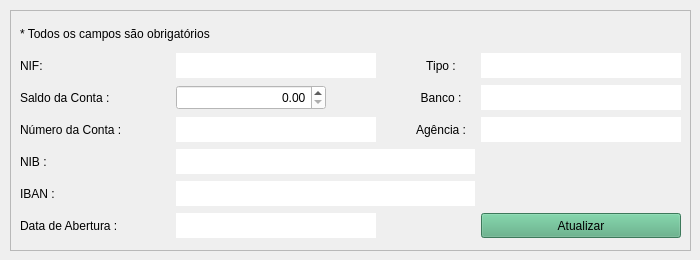
         <widget class="QWidget" name="tab_editarConta">
          <attribute name="title">
           <string>Editar Conta</string>
          </attribute>
          <widget class="QFrame" name="frame_editarConta">
           <property name="geometry">
            <rect>
             <x>10</x>
             <y>10</y>
             <width>681</width>
             <height>241</height>
            </rect>
           </property>
           <property name="frameShape">
            <enum>QFrame::StyledPanel</enum>
           </property>
           <property name="frameShadow">
            <enum>QFrame::Raised</enum>
           </property>
           <layout class="QGridLayout" name="gridLayout_3">
            <item row="5" column="0">
             <widget class="QLabel" name="label_titEditarNibConta">
              <property name="minimumSize">
               <size>
                <width>150</width>
                <height>25</height>
               </size>
              </property>
              <property name="maximumSize">
               <size>
                <width>150</width>
                <height>25</height>
               </size>
              </property>
              <property name="styleSheet">
               <string notr="true">font: 12pt &quot;Segoe UI&quot;;</string>
              </property>
              <property name="text">
               <string>NIB :</string>
              </property>
              <property name="alignment">
               <set>Qt::AlignJustify|Qt::AlignVCenter</set>
              </property>
             </widget>
            </item>
            <item row="0" column="0" colspan="2">
             <widget class="QLabel" name="label_4">
              <property name="minimumSize">
               <size>
                <width>0</width>
                <height>25</height>
               </size>
              </property>
              <property name="maximumSize">
               <size>
                <width>16777215</width>
                <height>25</height>
               </size>
              </property>
              <property name="text">
               <string>* Todos os campos são obrigatórios</string>
              </property>
             </widget>
            </item>
            <item row="2" column="0">
             <widget class="QLabel" name="label_titEditarNifConta">
              <property name="minimumSize">
               <size>
                <width>150</width>
                <height>25</height>
               </size>
              </property>
              <property name="maximumSize">
               <size>
                <width>150</width>
                <height>25</height>
               </size>
              </property>
              <property name="styleSheet">
               <string notr="true">font: 12pt &quot;Segoe UI&quot;;</string>
              </property>
              <property name="text">
               <string>NIF:</string>
              </property>
              <property name="alignment">
               <set>Qt::AlignJustify|Qt::AlignVCenter</set>
              </property>
             </widget>
            </item>
            <item row="7" column="0">
             <widget class="QLabel" name="label_titEditarDataAberturaConta">
              <property name="minimumSize">
               <size>
                <width>150</width>
                <height>25</height>
               </size>
              </property>
              <property name="maximumSize">
               <size>
                <width>150</width>
                <height>25</height>
               </size>
              </property>
              <property name="styleSheet">
               <string notr="true">font: 12pt &quot;Segoe UI&quot;;</string>
              </property>
              <property name="text">
               <string>Data de Abertura :</string>
              </property>
              <property name="alignment">
               <set>Qt::AlignJustify|Qt::AlignVCenter</set>
              </property>
             </widget>
            </item>
            <item row="6" column="0">
             <widget class="QLabel" name="label_titEditarIbanConta">
              <property name="minimumSize">
               <size>
                <width>150</width>
                <height>25</height>
               </size>
              </property>
              <property name="maximumSize">
               <size>
                <width>150</width>
                <height>25</height>
               </size>
              </property>
              <property name="styleSheet">
               <string notr="true">font: 12pt &quot;Segoe UI&quot;;</string>
              </property>
              <property name="text">
               <string>IBAN :</string>
              </property>
              <property name="alignment">
               <set>Qt::AlignJustify|Qt::AlignVCenter</set>
              </property>
             </widget>
            </item>
            <item row="3" column="0">
             <widget class="QLabel" name="label_titEditarSaldoConta">
              <property name="minimumSize">
               <size>
                <width>150</width>
                <height>25</height>
               </size>
              </property>
              <property name="maximumSize">
               <size>
                <width>150</width>
                <height>25</height>
               </size>
              </property>
              <property name="styleSheet">
               <string notr="true">font: 12pt &quot;Segoe UI&quot;;</string>
              </property>
              <property name="text">
               <string>Saldo da Conta :</string>
              </property>
              <property name="alignment">
               <set>Qt::AlignJustify|Qt::AlignVCenter</set>
              </property>
             </widget>
            </item>
            <item row="4" column="0">
             <widget class="QLabel" name="label_titEditarNumConta">
              <property name="minimumSize">
               <size>
                <width>150</width>
                <height>25</height>
               </size>
              </property>
              <property name="maximumSize">
               <size>
                <width>150</width>
                <height>25</height>
               </size>
              </property>
              <property name="styleSheet">
               <string notr="true">font: 12pt &quot;Segoe UI&quot;;</string>
              </property>
              <property name="text">
               <string>Número da Conta :</string>
              </property>
              <property name="alignment">
               <set>Qt::AlignJustify|Qt::AlignVCenter</set>
              </property>
             </widget>
            </item>
            <item row="7" column="1" colspan="2">
             <widget class="QLabel" name="label_editarDataAberturaConta">
              <property name="minimumSize">
               <size>
                <width>200</width>
                <height>25</height>
               </size>
              </property>
              <property name="maximumSize">
               <size>
                <width>200</width>
                <height>25</height>
               </size>
              </property>
              <property name="styleSheet">
               <string notr="true">background-color: rgb(255, 255, 255);
font: 12pt &quot;Segoe UI&quot;;</string>
              </property>
              <property name="text">
               <string/>
              </property>
             </widget>
            </item>
            <item row="7" column="4">
             <widget class="QPushButton" name="pushButton_atualizarConta">
              <property name="enabled">
               <bool>true</bool>
              </property>
              <property name="minimumSize">
               <size>
                <width>200</width>
                <height>25</height>
               </size>
              </property>
              <property name="maximumSize">
               <size>
                <width>200</width>
                <height>25</height>
               </size>
              </property>
              <property name="autoFillBackground">
               <bool>false</bool>
              </property>
              <property name="styleSheet">
               <string notr="true">background-color: rgb(85, 170, 127);
font: 12pt &quot;Segoe UI&quot;;</string>
              </property>
              <property name="text">
               <string>Atualizar</string>
              </property>
             </widget>
            </item>
            <item row="4" column="1" colspan="2">
             <widget class="QLabel" name="label_editarNumConta">
              <property name="minimumSize">
               <size>
                <width>200</width>
                <height>25</height>
               </size>
              </property>
              <property name="maximumSize">
               <size>
                <width>200</width>
                <height>25</height>
               </size>
              </property>
              <property name="styleSheet">
               <string notr="true">background-color: rgb(255, 255, 255);
font: 12pt &quot;Segoe UI&quot;;</string>
              </property>
              <property name="text">
               <string/>
              </property>
              <property name="alignment">
               <set>Qt::AlignCenter</set>
              </property>
             </widget>
            </item>
            <item row="5" column="1" colspan="3">
             <widget class="QLabel" name="label_editarNibConta">
              <property name="minimumSize">
               <size>
                <width>0</width>
                <height>25</height>
               </size>
              </property>
              <property name="maximumSize">
               <size>
                <width>16777215</width>
                <height>25</height>
               </size>
              </property>
              <property name="styleSheet">
               <string notr="true">background-color: rgb(255, 255, 255);
font: 12pt &quot;Segoe UI&quot;;</string>
              </property>
              <property name="text">
               <string/>
              </property>
             </widget>
            </item>
            <item row="6" column="1" colspan="3">
             <widget class="QLabel" name="label_editarIbanConta">
              <property name="minimumSize">
               <size>
                <width>0</width>
                <height>25</height>
               </size>
              </property>
              <property name="maximumSize">
               <size>
                <width>16777215</width>
                <height>25</height>
               </size>
              </property>
              <property name="styleSheet">
               <string notr="true">background-color: rgb(255, 255, 255);
font: 12pt &quot;Segoe UI&quot;;</string>
              </property>
              <property name="text">
               <string/>
              </property>
             </widget>
            </item>
            <item row="2" column="1" colspan="2">
             <widget class="QLabel" name="label_editarNifConta">
              <property name="minimumSize">
               <size>
                <width>200</width>
                <height>25</height>
               </size>
              </property>
              <property name="maximumSize">
               <size>
                <width>200</width>
                <height>25</height>
               </size>
              </property>
              <property name="styleSheet">
               <string notr="true">background-color: rgb(255, 255, 255);
font: 12pt &quot;Segoe UI&quot;;</string>
              </property>
              <property name="text">
               <string/>
              </property>
             </widget>
            </item>
            <item row="4" column="3">
             <widget class="QLabel" name="label_titEditarAgencia">
              <property name="minimumSize">
               <size>
                <width>0</width>
                <height>25</height>
               </size>
              </property>
              <property name="maximumSize">
               <size>
                <width>16777215</width>
                <height>25</height>
               </size>
              </property>
              <property name="styleSheet">
               <string notr="true">font: 12pt &quot;Segoe UI&quot;;</string>
              </property>
              <property name="text">
               <string>Agência :</string>
              </property>
              <property name="alignment">
               <set>Qt::AlignCenter</set>
              </property>
             </widget>
            </item>
            <item row="3" column="3">
             <widget class="QLabel" name="label_titEditarBancoConta">
              <property name="minimumSize">
               <size>
                <width>0</width>
                <height>25</height>
               </size>
              </property>
              <property name="maximumSize">
               <size>
                <width>16777215</width>
                <height>25</height>
               </size>
              </property>
              <property name="styleSheet">
               <string notr="true">font: 12pt &quot;Segoe UI&quot;;</string>
              </property>
              <property name="text">
               <string>Banco :</string>
              </property>
              <property name="alignment">
               <set>Qt::AlignCenter</set>
              </property>
             </widget>
            </item>
            <item row="2" column="3">
             <widget class="QLabel" name="label_titEditarTipoConta">
              <property name="minimumSize">
               <size>
                <width>0</width>
                <height>25</height>
               </size>
              </property>
              <property name="maximumSize">
               <size>
                <width>16777215</width>
                <height>25</height>
               </size>
              </property>
              <property name="styleSheet">
               <string notr="true">font: 12pt &quot;Segoe UI&quot;;</string>
              </property>
              <property name="text">
               <string>Tipo :</string>
              </property>
              <property name="alignment">
               <set>Qt::AlignCenter</set>
              </property>
             </widget>
            </item>
            <item row="4" column="4">
             <widget class="QLabel" name="label_editarAgenciaConta">
              <property name="minimumSize">
               <size>
                <width>200</width>
                <height>25</height>
               </size>
              </property>
              <property name="maximumSize">
               <size>
                <width>200</width>
                <height>25</height>
               </size>
              </property>
              <property name="styleSheet">
               <string notr="true">background-color: rgb(255, 255, 255);
font: 12pt &quot;Segoe UI&quot;;</string>
              </property>
              <property name="text">
               <string/>
              </property>
             </widget>
            </item>
            <item row="3" column="4">
             <widget class="QLabel" name="label_editarBancoConta">
              <property name="minimumSize">
               <size>
                <width>200</width>
                <height>25</height>
               </size>
              </property>
              <property name="maximumSize">
               <size>
                <width>200</width>
                <height>25</height>
               </size>
              </property>
              <property name="styleSheet">
               <string notr="true">background-color: rgb(255, 255, 255);
font: 12pt &quot;Segoe UI&quot;;</string>
              </property>
              <property name="text">
               <string/>
              </property>
             </widget>
            </item>
            <item row="2" column="4">
             <widget class="QLabel" name="label_editarTipoConta">
              <property name="minimumSize">
               <size>
                <width>200</width>
                <height>25</height>
               </size>
              </property>
              <property name="maximumSize">
               <size>
                <width>200</width>
                <height>25</height>
               </size>
              </property>
              <property name="styleSheet">
               <string notr="true">background-color: rgb(255, 255, 255);
font: 12pt &quot;Segoe UI&quot;;</string>
              </property>
              <property name="text">
               <string/>
              </property>
             </widget>
            </item>
            <item row="3" column="1">
             <widget class="QDoubleSpinBox" name="doubleSpinBox_editarSaldoConta">
              <property name="minimumSize">
               <size>
                <width>150</width>
                <height>25</height>
               </size>
              </property>
              <property name="maximumSize">
               <size>
                <width>200</width>
                <height>25</height>
               </size>
              </property>
              <property name="styleSheet">
               <string notr="true">background-color: rgb(255, 255, 255);
font: 12pt &quot;Segoe UI&quot;;
</string>
              </property>
              <property name="alignment">
               <set>Qt::AlignRight|Qt::AlignTrailing|Qt::AlignVCenter</set>
              </property>
              <property name="maximum">
               <double>999999999.990000009536743</double>
              </property>
              <property name="stepType">
               <enum>QAbstractSpinBox::DefaultStepType</enum>
              </property>
             </widget>
            </item>
           </layout>
          </widget>
         </widget>
